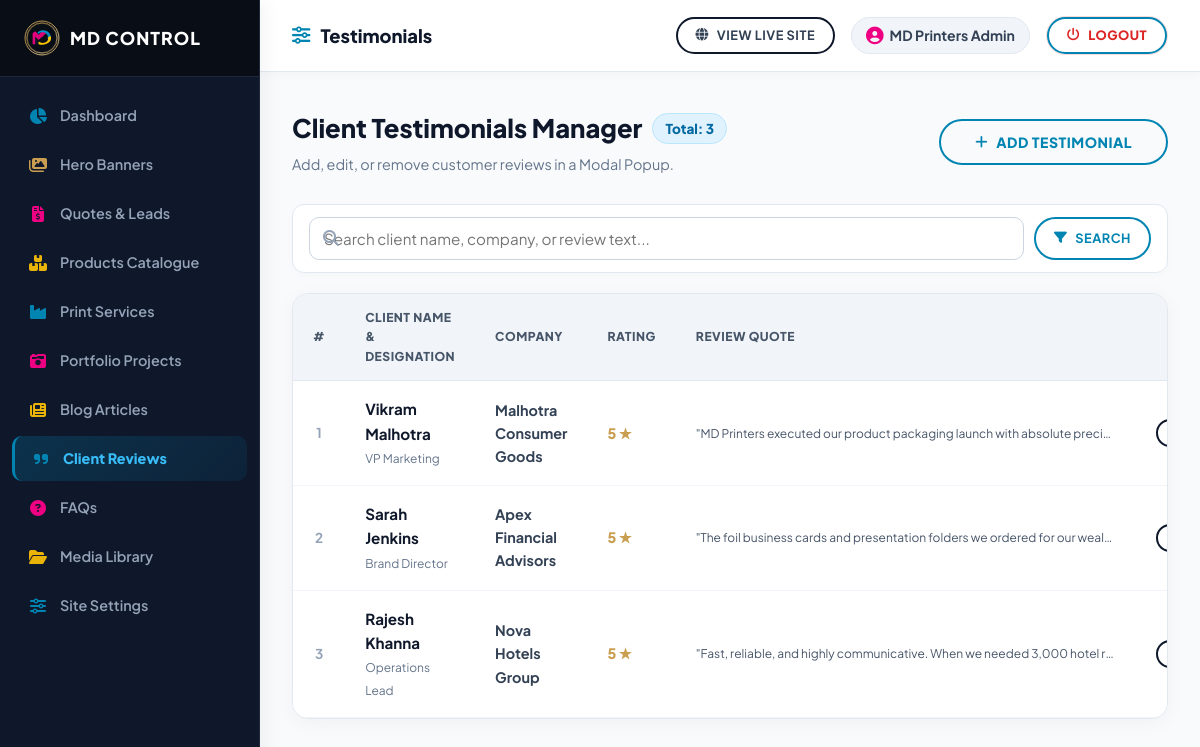
Screenshot of /admin?view=testimonials (signed in) with the database file from the repository.
### tables this page shows
CREATE TABLE `testimonials` (
  `id` INT UNSIGNED AUTO_INCREMENT PRIMARY KEY,
  `client_name` VARCHAR(100) NOT NULL,
  `company` VARCHAR(100) NOT NULL,
  `designation` VARCHAR(100) NOT NULL,
  `avatar` VARCHAR(255) NULL,
  `rating` TINYINT UNSIGNED DEFAULT 5,
  `testimonial` TEXT NOT NULL,
  `status` ENUM('published', 'draft') DEFAULT 'published',
  `sort_order` INT DEFAULT 0
);

### models/Testimonial.php (called while the page is built, shortened)
<?php
class Testimonial {
    public static function getAll(): array {
        $db = Database::getInstance();
        try {
            $stmt = $db->query("SELECT * FROM testimonials WHERE status = 'published' ORDER BY sort_order ASC, id DESC");
            $rows = $stmt->fetchAll();
            return !empty($rows) ? $rows : self::getFallback();
        } catch (PDOException $e) {
            return self::getFallback();
        }
    }
}

### includes/functions.php (called while the page is built, shortened)
<?php
function e(?string $string): string {
    return htmlspecialchars($string ?? '', ENT_QUOTES, 'UTF-8');
}

### admin/views/testimonials/index.php (the view, shortened to what this page needs)
<?php
$searchQuery = trim($_GET['search'] ?? '');
$allTestimonials = Testimonial::getAll();
$page = max(1, (int)($_GET['page'] ?? 1));
$perPage = 10;
$totalTestimonials = count($allTestimonials);
$testimonials = array_slice($allTestimonials, ($page - 1) * $perPage, $perPage);
?>
<div style="display: flex; justify-content: space-between; align-items: center; margin-bottom: 28px; flex-wrap: wrap; gap: 20px;">
    <div>
        <h1 style="font-size: 1.6rem; font-weight: 900; color: #0f172a; margin: 0; display: flex; align-items: center; gap: 10px;">
            Client Testimonials Manager
            <span class="badge" style="background: #e0f2fe; color: #0369a1; border: 1px solid #bae6fd; font-size: 0.85rem; padding: 4px 12px; border-radius: 20px;">Total: <?= $totalTestimonials ?></span>
        </h1>
        <p style="color: #64748b; font-size: 0.9rem; margin-top: 4px;">Add, edit, or remove customer reviews in a Modal Popup.</p>
    </div>
    <button type="button" class="btn btn-primary" onclick="openAddTestimonialModal()" style="font-weight: 800; cursor: pointer;">
        <i class="fas fa-plus"></i> Add Testimonial
    </button>
</div>
<form action="<?= ADMIN_URL ?>" method="GET" style="display: flex; gap: 10px; margin-bottom: 20px; background: #ffffff; padding: 12px 16px; border-radius: 12px; border: 1px solid #e2e8f0; box-shadow: 0 2px 8px rgba(0,0,0,0.02);">
    <div style="position: relative; flex: 1;">
        <i class="fas fa-search" style="position: absolute; left: 14px; top: 50%; transform: translateY(-50%); color: #94a3b8;"></i>
        <input type="text" name="search" value="<?= e($searchQuery) ?>" placeholder="Search client name, company, or review text..." class="form-control" style="padding-left: 38px; border-radius: 8px; border: 1px solid #cbd5e1; font-size: 0.9rem;">
    </div>
    <button type="submit" class="btn btn-primary btn-sm" style="font-weight: 700;"><i class="fas fa-filter"></i> Search</button>
</form>
<div class="admin-table-card">
    <table class="admin-table">
        <thead>
            <tr>
                <th style="width: 50px; text-align: center;">#</th>
                <th>Client Name & Designation</th>
                <th>Company</th>
                <th>Rating</th>
                <th>Review Quote</th>
                <th style="text-align: right; width: 160px;">Actions</th>
            </tr>
        </thead>
        <tbody>
            <?php if (empty($testimonials)): ?>
                <tr>
                    <td colspan="6" style="padding: 40px; text-align: center; color: #64748b;">No client testimonials found matching search.</td>
                </tr>
            <?php else: ?>
                <?php foreach ($testimonials as $idx => $t): ?>
                    <?php $srNo = ($page - 1) * $perPage + $idx + 1; ?>
                    <tr>
                        <td style="text-align: center; font-weight: 700; color: #94a3b8; font-size: 0.85rem;"><?= $srNo ?></td>
                        <td>
                            <strong style="font-size: 0.95rem; color: #0f172a; display: block;"><?= e($t['client_name']) ?></strong>
                            <small style="color: #64748b;"><?= e($t['designation'] ?? 'Client') ?></small>
                        </td>
                        <td><span style="font-weight: 700; color: #334155;"><?= e($t['company']) ?></span></td>
                        <td><span style="color: var(--cmyk-gold); font-weight: 800;"><?= e($t['rating']) ?> ★</span></td>
                        <td>
                            <small style="color: #475569; display: block; max-width: 420px; overflow: hidden; text-overflow: ellipsis; white-space: nowrap;">
                                "<?= e($t['testimonial']) ?>"
                            </small>
                        </td>
                        <td style="text-align: right;">
                            <div style="display: inline-flex; align-items: center; justify-content: flex-end; gap: 6px;">
                                <button type="button" onclick='openEditTestimonialModal(<?= json_encode($t, JSON_HEX_APOS | JSON_HEX_QUOT) ?>)'
                                        class="btn btn-outline btn-sm" style="padding: 6px 12px; border-color: #cbd5e1; color: #334155; font-weight: 700; cursor: pointer; display: inline-flex; align-items: center; gap: 4px;">
                                </button>
                            </div>
                        </td>
                    </tr>
                <?php endforeach; ?>
            <?php endif; ?>
        </tbody>
    </table>
</div>

### assets/css/main.css (style rules this page uses)
:root { --cmyk-cyan: #00a8e8; --cmyk-cyan-dark: #0077b6; --cmyk-cyan-glow: rgba(0, 168, 232, 0.22); --cmyk-magenta: #e60067; --cmyk-magenta-dark: #b5179e; --cmyk-magenta-glow: rgba(230, 0, 103, 0.22); --cmyk-yellow: #ffb703; --cmyk-yellow-glow: rgba(255, 183, 3, 0.25); --cmyk-gold: #d4af37; --cmyk-gold-light: #e6c875; --cmyk-gold-glow: rgba(212, 175, 55, 0.25); --cmyk-black: #090d16; --bg-dark: #ffffff; --bg-surface-dark: #f8fafc; --bg-surface-card: #ffffff; --bg-surface-hover: #f1f5f9; --bg-executive-dark: #090d16; --border-dark: #e2e8f0; --border-subtle: #cbd5e1; --border-highlight: rgba(0, 168, 232, 0.3); --text-main: #0f172a; --text-muted: #475569; --text-dim: #64748b; --text-accent: #00a8e8; --text-light: #f8fafc; --font-family-base: 'Plus Jakarta Sans', -apple-system, BlinkMacSystemFont, 'Segoe UI', Roboto, sans-serif; --font-family-display: 'Plus Jakarta Sans', sans-serif; --radius-xs: 4px; --radius-sm: 8px; --radius-md: 14px; --radius-lg: 24px; --radius-full: 9999px; --shadow-sm: 0 2px 8px rgba(15, 23, 42, 0.04); --shadow-md: 0 8px 24px rgba(15, 23, 42, 0.08); --shadow-lg: 0 16px 36px rgba(15, 23, 42, 0.12); --shadow-xl: 0 24px 48px rgba(15, 23, 42, 0.16); --shadow-cmyk: 0 12px 36px rgba(0, 168, 232, 0.15), 0 12px 36px rgba(230, 0, 103, 0.15); --shadow-gold: 0 10px 30px rgba(212, 175, 55, 0.25); --transition-fast: all 0.2s cubic-bezier(0.4, 0, 0.2, 1); --transition-smooth: all 0.35s cubic-bezier(0.4, 0, 0.2, 1); --transition-bounce: all 0.4s cubic-bezier(0.34, 1.56, 0.64, 1); }
*, *::before, *::after { box-sizing: border-box; margin: 0; padding: 0; }
html { font-family: var(--font-family-base); font-size: 16px; scroll-behavior: smooth; background-color: var(--bg-dark); color: var(--text-main); -webkit-font-smoothing: antialiased; -moz-osx-font-smoothing: grayscale; }
body { overflow-x: hidden; line-height: 1.6; min-height: 100vh; display: flex; flex-direction: column; }
button, input, select, textarea { font-family: inherit; font-size: inherit; }
.btn, .blob-btn { z-index: 1; position: relative; padding: 14px 36px; text-align: center; text-transform: uppercase; color: var(--btn-color, var(--cmyk-cyan)); font-size: 0.88rem; font-weight: 800; letter-spacing: 0.5px; background-color: transparent !important; outline: none; border: none; transition: color 0.5s cubic-bezier(0.4, 0, 0.2, 1); cursor: pointer; border-radius: 30px !important; display: inline-flex; align-items: center; justify-content: center; gap: 8px; text-decoration: none; }
.btn::before, .blob-btn::before { content: ""; z-index: 1; position: absolute; left: 0; top: 0; width: 100%; height: 100%; border: 2px solid var(--btn-color, var(--cmyk-cyan)); border-radius: 30px !important; pointer-events: none; box-sizing: border-box; }
.btn::after, .blob-btn::after { content: ""; z-index: -2; position: absolute; left: 3px; top: 3px; width: 100%; height: 100%; transition: all 0.3s 0.2s; border-radius: 30px !important; }
.btn-primary, .blob-btn-cyan { --btn-color: var(--cmyk-cyan, #00a8e8); --btn-bg: #ffffff; }
.btn-outline, .blob-btn-outline { --btn-color: #0f172a; --btn-bg: #ffffff; }
.btn-sm { padding: 8px 20px; font-size: 0.8rem; }
.form-control, input[type="text"], input[type="email"], input[type="tel"], input[type="number"], input[type="search"], input[type="file"], select, textarea, .estimator-select { width: 100%; padding: 12px 16px !important; background: var(--bg-dark); border: 1px solid var(--border-dark); border-radius: 8px !important; color: var(--text-main); font-size: 0.92rem !important; outline: none; box-sizing: border-box !important; transition: var(--transition-fast); }
html, body { overflow-x: hidden !important; width: 100%; }

### rows the page displays
testimonials: srNo "1", client_name "Vikram Malhotra", designation "VP Marketing", company "Malhotra Consumer Goods", rating "5", testimonial "MD Printers executed our product packaging launch with absolute preci…"
testimonials: srNo "2", client_name "Sarah Jenkins", designation "Brand Director", company "Apex Financial Advisors", rating "5", testimonial "The foil business cards and presentation folders we ordered for our weal…"
testimonials: srNo "3", client_name "Rajesh Khanna", designation "Operations Lead", company "Nova Hotels Group", rating "5", testimonial "Fast, reliable, and highly communicative. When we needed 3,000 hotel r…"

### other values shown
$adminTitle "Testimonials"
$_SESSION['admin_name'] "MD Printers Admin"
$totalTestimonials "3"
